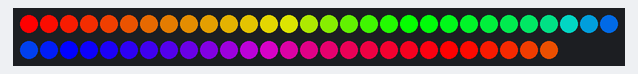
This sketch was run on a simulated Arduino Uno, built with avr-gcc and run on an emulated ATmega328P. Shown: 57 RGB LEDs in strip order, left to right, continuing on the next row.

Above: at 0.15 s.
At 5.56 s:
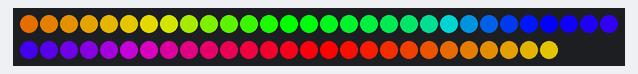
At 10.07 s:
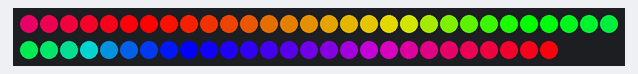
At 20.0 s:
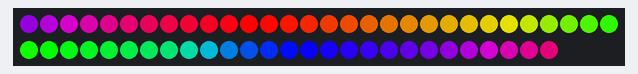
At 29.92 s:
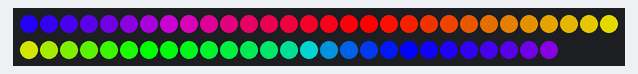
At 39.85 s:
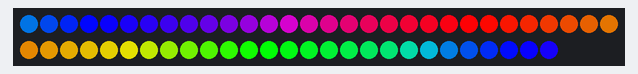

The sketch:

rainbow.ino
```cpp
#include "FastLED.h"

// How many leds in your strip?
#define NUM_LEDS 57

// For led chips like Neopixels, which have a data line, ground, and power, you just
// need to define DATA_PIN.  For led chipsets that are SPI based (four wires - data, clock,
// ground, and power), like the LPD8806, define both DATA_PIN and CLOCK_PIN
#define DATA_PIN 7

// Define the array of leds
CRGB leds[NUM_LEDS];

void setup() {
	FastLED.addLeds<NEOPIXEL, DATA_PIN>(leds, NUM_LEDS);
}

uint8_t color_pos() {
  static float pos = 0;
  static unsigned long last_tick = millis();
  unsigned long now = millis();
  float delta = 0.1 * (now - last_tick);
  pos += delta;
  last_tick = now;

  if(pos > 255) {
    pos -= 255;
  }
  return (uint8_t)(pos) ;
}


void loop() {
  fill_rainbow(leds, NUM_LEDS, color_pos());
  FastLED.show();
}
```
